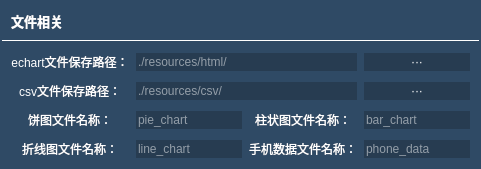
           <widget class="QFrame" name="frame_3">
            <property name="sizePolicy">
             <sizepolicy hsizetype="Preferred" vsizetype="Preferred">
              <horstretch>0</horstretch>
              <verstretch>10</verstretch>
             </sizepolicy>
            </property>
            <property name="minimumSize">
             <size>
              <width>0</width>
              <height>0</height>
             </size>
            </property>
            <property name="styleSheet">
             <string notr="true">background-color: rgb(47,74,101);
border: 0px;
border-radius: 0px;</string>
            </property>
            <property name="frameShape">
             <enum>QFrame::StyledPanel</enum>
            </property>
            <property name="frameShadow">
             <enum>QFrame::Raised</enum>
            </property>
            <layout class="QVBoxLayout" name="verticalLayout_2">
             <property name="spacing">
              <number>3</number>
             </property>
             <property name="leftMargin">
              <number>2</number>
             </property>
             <property name="topMargin">
              <number>2</number>
             </property>
             <property name="rightMargin">
              <number>2</number>
             </property>
             <property name="bottomMargin">
              <number>2</number>
             </property>
             <item>
              <widget class="QFrame" name="frame_4">
               <property name="sizePolicy">
                <sizepolicy hsizetype="Preferred" vsizetype="Preferred">
                 <horstretch>0</horstretch>
                 <verstretch>1</verstretch>
                </sizepolicy>
               </property>
               <property name="styleSheet">
                <string notr="true">border-bottom: 1px solid rgb(255, 255, 255);</string>
               </property>
               <property name="frameShape">
                <enum>QFrame::StyledPanel</enum>
               </property>
               <property name="frameShadow">
                <enum>QFrame::Raised</enum>
               </property>
               <layout class="QHBoxLayout" name="horizontalLayout_2">
                <item>
                 <widget class="QLabel" name="label_2">
                  <property name="styleSheet">
                   <string notr="true">border-bottom: 0px;</string>
                  </property>
                  <property name="text">
                   <string>&lt;html&gt;&lt;head/&gt;&lt;body&gt;&lt;p&gt;&lt;span style=&quot; font-size:10pt; font-weight:600; color:#ffffff;&quot;&gt;文件相关&lt;/span&gt;&lt;/p&gt;&lt;/body&gt;&lt;/html&gt;</string>
                  </property>
                 </widget>
                </item>
               </layout>
              </widget>
             </item>
             <item>
              <widget class="QFrame" name="frame_5">
               <property name="sizePolicy">
                <sizepolicy hsizetype="Preferred" vsizetype="Preferred">
                 <horstretch>0</horstretch>
                 <verstretch>5</verstretch>
                </sizepolicy>
               </property>
               <property name="frameShape">
                <enum>QFrame::StyledPanel</enum>
               </property>
               <property name="frameShadow">
                <enum>QFrame::Raised</enum>
               </property>
               <layout class="QGridLayout" name="gridLayout_2">
                <property name="horizontalSpacing">
                 <number>7</number>
                </property>
                <property name="verticalSpacing">
                 <number>11</number>
                </property>
                <item row="2" column="0">
                 <widget class="QLabel" name="label_5">
                  <property name="sizePolicy">
                   <sizepolicy hsizetype="Preferred" vsizetype="Preferred">
                    <horstretch>1</horstretch>
                    <verstretch>1</verstretch>
                   </sizepolicy>
                  </property>
                  <property name="text">
                   <string>&lt;html&gt;&lt;head/&gt;&lt;body&gt;&lt;p&gt;&lt;span style=&quot; color:#ffffff;&quot;&gt;饼图文件名称：&lt;/span&gt;&lt;/p&gt;&lt;/body&gt;&lt;/html&gt;</string>
                  </property>
                  <property name="alignment">
                   <set>Qt::AlignCenter</set>
                  </property>
                 </widget>
                </item>
                <item row="2" column="3">
                 <widget class="QLineEdit" name="lineEdit_18">
                  <property name="sizePolicy">
                   <sizepolicy hsizetype="Preferred" vsizetype="Preferred">
                    <horstretch>1</horstretch>
                    <verstretch>1</verstretch>
                   </sizepolicy>
                  </property>
                  <property name="styleSheet">
                   <string notr="true">color: rgb(255, 255, 255);
background-color: rgb(39,60,81);</string>
                  </property>
                  <property name="placeholderText">
                   <string>bar_chart</string>
                  </property>
                 </widget>
                </item>
                <item row="0" column="0">
                 <widget class="QLabel" name="label_3">
                  <property name="sizePolicy">
                   <sizepolicy hsizetype="Preferred" vsizetype="Preferred">
                    <horstretch>1</horstretch>
                    <verstretch>1</verstretch>
                   </sizepolicy>
                  </property>
                  <property name="text">
                   <string>&lt;html&gt;&lt;head/&gt;&lt;body&gt;&lt;p&gt;&lt;span style=&quot; color:#ffffff;&quot;&gt;echart文件保存路径：&lt;/span&gt;&lt;/p&gt;&lt;/body&gt;&lt;/html&gt;</string>
                  </property>
                  <property name="alignment">
                   <set>Qt::AlignCenter</set>
                  </property>
                 </widget>
                </item>
                <item row="1" column="0">
                 <widget class="QLabel" name="label_4">
                  <property name="sizePolicy">
                   <sizepolicy hsizetype="Preferred" vsizetype="Preferred">
                    <horstretch>1</horstretch>
                    <verstretch>1</verstretch>
                   </sizepolicy>
                  </property>
                  <property name="text">
                   <string>&lt;html&gt;&lt;head/&gt;&lt;body&gt;&lt;p&gt;&lt;span style=&quot; color:#ffffff;&quot;&gt;csv文件保存路径：&lt;/span&gt;&lt;/p&gt;&lt;/body&gt;&lt;/html&gt;</string>
                  </property>
                  <property name="alignment">
                   <set>Qt::AlignCenter</set>
                  </property>
                 </widget>
                </item>
                <item row="2" column="2">
                 <widget class="QLabel" name="label_11">
                  <property name="sizePolicy">
                   <sizepolicy hsizetype="Preferred" vsizetype="Preferred">
                    <horstretch>1</horstretch>
                    <verstretch>1</verstretch>
                   </sizepolicy>
                  </property>
                  <property name="text">
                   <string>&lt;html&gt;&lt;head/&gt;&lt;body&gt;&lt;p&gt;&lt;span style=&quot; color:#ffffff;&quot;&gt;柱状图文件名称：&lt;/span&gt;&lt;/p&gt;&lt;/body&gt;&lt;/html&gt;</string>
                  </property>
                  <property name="alignment">
                   <set>Qt::AlignCenter</set>
                  </property>
                 </widget>
                </item>
                <item row="2" column="1">
                 <widget class="QLineEdit" name="lineEdit_3">
                  <property name="sizePolicy">
                   <sizepolicy hsizetype="Preferred" vsizetype="Preferred">
                    <horstretch>1</horstretch>
                    <verstretch>1</verstretch>
                   </sizepolicy>
                  </property>
                  <property name="styleSheet">
                   <string notr="true">color: rgb(255, 255, 255);
background-color: rgb(39,60,81);</string>
                  </property>
                  <property name="placeholderText">
                   <string>pie_chart</string>
                  </property>
                 </widget>
                </item>
                <item row="3" column="0">
                 <widget class="QLabel" name="label_12">
                  <property name="sizePolicy">
                   <sizepolicy hsizetype="Preferred" vsizetype="Preferred">
                    <horstretch>1</horstretch>
                    <verstretch>1</verstretch>
                   </sizepolicy>
                  </property>
                  <property name="text">
                   <string>&lt;html&gt;&lt;head/&gt;&lt;body&gt;&lt;p&gt;&lt;span style=&quot; color:#ffffff;&quot;&gt;折线图文件名称：&lt;/span&gt;&lt;/p&gt;&lt;/body&gt;&lt;/html&gt;</string>
                  </property>
                  <property name="alignment">
                   <set>Qt::AlignCenter</set>
                  </property>
                 </widget>
                </item>
                <item row="3" column="2">
                 <widget class="QLabel" name="label_15">
                  <property name="sizePolicy">
                   <sizepolicy hsizetype="Preferred" vsizetype="Preferred">
                    <horstretch>1</horstretch>
                    <verstretch>1</verstretch>
                   </sizepolicy>
                  </property>
                  <property name="text">
                   <string>&lt;html&gt;&lt;head/&gt;&lt;body&gt;&lt;p&gt;&lt;span style=&quot; color:#ffffff;&quot;&gt;手机数据文件名称：&lt;/span&gt;&lt;/p&gt;&lt;/body&gt;&lt;/html&gt;</string>
                  </property>
                  <property name="alignment">
                   <set>Qt::AlignCenter</set>
                  </property>
                 </widget>
                </item>
                <item row="3" column="1">
                 <widget class="QLineEdit" name="lineEdit_19">
                  <property name="sizePolicy">
                   <sizepolicy hsizetype="Preferred" vsizetype="Preferred">
                    <horstretch>1</horstretch>
                    <verstretch>1</verstretch>
                   </sizepolicy>
                  </property>
                  <property name="styleSheet">
                   <string notr="true">color: rgb(255, 255, 255);
background-color: rgb(39,60,81);</string>
                  </property>
                  <property name="placeholderText">
                   <string>line_chart</string>
                  </property>
                 </widget>
                </item>
                <item row="3" column="3">
                 <widget class="QLineEdit" name="lineEdit_20">
                  <property name="sizePolicy">
                   <sizepolicy hsizetype="Preferred" vsizetype="Preferred">
                    <horstretch>1</horstretch>
                    <verstretch>1</verstretch>
                   </sizepolicy>
                  </property>
                  <property name="styleSheet">
                   <string notr="true">color: rgb(255, 255, 255);
background-color: rgb(39,60,81);</string>
                  </property>
                  <property name="placeholderText">
                   <string>phone_data</string>
                  </property>
                 </widget>
                </item>
                <item row="0" column="1" colspan="2">
                 <widget class="QLineEdit" name="lineEdit">
                  <property name="sizePolicy">
                   <sizepolicy hsizetype="Preferred" vsizetype="Preferred">
                    <horstretch>1</horstretch>
                    <verstretch>1</verstretch>
                   </sizepolicy>
                  </property>
                  <property name="styleSheet">
                   <string notr="true">color: rgb(255, 255, 255);
background-color: rgb(39,60,81);</string>
                  </property>
                  <property name="placeholderText">
                   <string>./resources/html/</string>
                  </property>
                 </widget>
                </item>
                <item row="0" column="3">
                 <widget class="QPushButton" name="pushButton">
                  <property name="sizePolicy">
                   <sizepolicy hsizetype="Preferred" vsizetype="Preferred">
                    <horstretch>1</horstretch>
                    <verstretch>1</verstretch>
                   </sizepolicy>
                  </property>
                  <property name="styleSheet">
                   <string notr="true">color: rgb(255, 255, 255);
background-color: rgb(39,60,81);</string>
                  </property>
                  <property name="text">
                   <string>···</string>
                  </property>
                 </widget>
                </item>
                <item row="1" column="3">
                 <widget class="QPushButton" name="pushButton_5">
                  <property name="sizePolicy">
                   <sizepolicy hsizetype="Preferred" vsizetype="Preferred">
                    <horstretch>1</horstretch>
                    <verstretch>1</verstretch>
                   </sizepolicy>
                  </property>
                  <property name="styleSheet">
                   <string notr="true">color: rgb(255, 255, 255);
background-color: rgb(39,60,81);</string>
                  </property>
                  <property name="text">
                   <string>···</string>
                  </property>
                 </widget>
                </item>
                <item row="1" column="1" colspan="2">
                 <widget class="QLineEdit" name="lineEdit_2">
                  <property name="sizePolicy">
                   <sizepolicy hsizetype="Preferred" vsizetype="Preferred">
                    <horstretch>1</horstretch>
                    <verstretch>1</verstretch>
                   </sizepolicy>
                  </property>
                  <property name="styleSheet">
                   <string notr="true">color: rgb(255, 255, 255);
background-color: rgb(39,60,81);</string>
                  </property>
                  <property name="placeholderText">
                   <string>./resources/csv/</string>
                  </property>
                 </widget>
                </item>
               </layout>
              </widget>
             </item>
            </layout>
           </widget>
